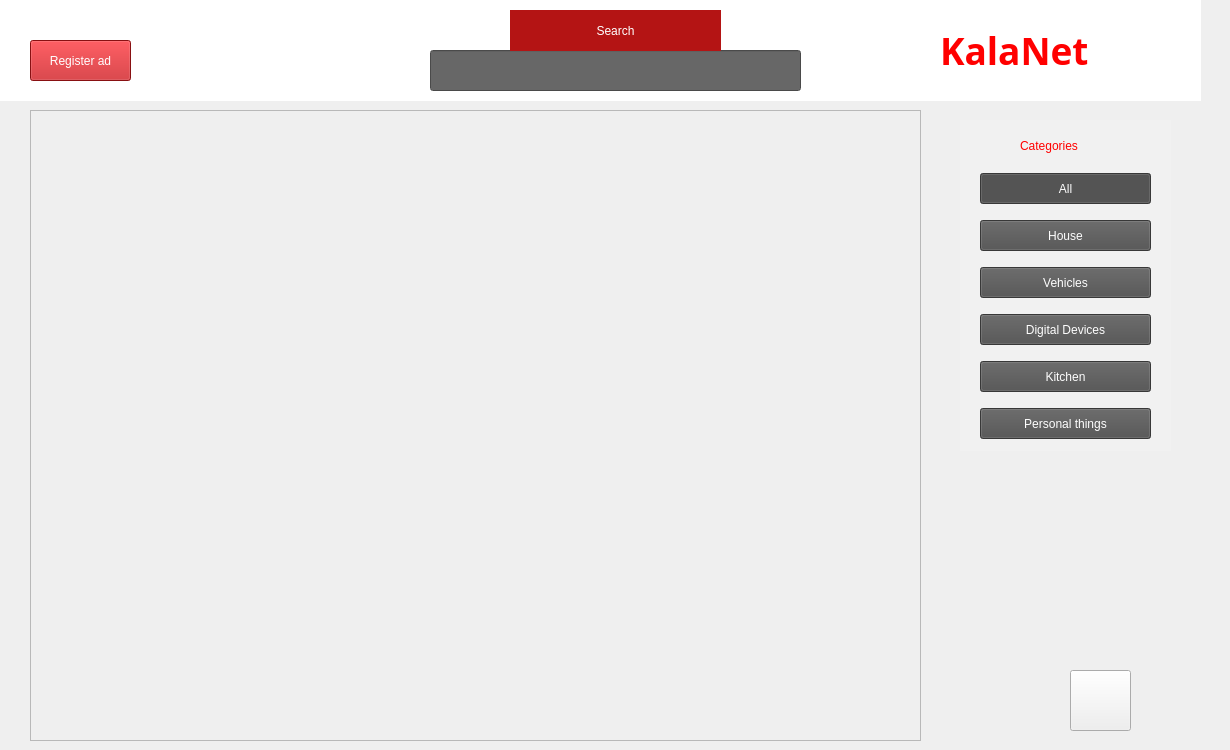
    <widget class="QWidget" name="Store">
     <property name="autoFillBackground">
      <bool>false</bool>
     </property>
     <widget class="QScrollArea" name="scrollArea">
      <property name="geometry">
       <rect>
        <x>30</x>
        <y>110</y>
        <width>891</width>
        <height>631</height>
       </rect>
      </property>
      <property name="autoFillBackground">
       <bool>false</bool>
      </property>
      <property name="widgetResizable">
       <bool>true</bool>
      </property>
      <widget class="QWidget" name="scrollAreaWidgetContents">
       <property name="geometry">
        <rect>
         <x>0</x>
         <y>0</y>
         <width>889</width>
         <height>629</height>
        </rect>
       </property>
      </widget>
     </widget>
     <widget class="QPushButton" name="Vehicles">
      <property name="geometry">
       <rect>
        <x>980</x>
        <y>267</y>
        <width>171</width>
        <height>31</height>
       </rect>
      </property>
      <property name="autoFillBackground">
       <bool>false</bool>
      </property>
      <property name="styleSheet">
       <string notr="true">font: 700 italic 16pt &quot;Sitka Subheading&quot;;
background-color:rgb(79, 79, 79);
color:rgb(254, 254, 254)</string>
      </property>
      <property name="text">
       <string>Vehicles</string>
      </property>
      <property name="checkable">
       <bool>true</bool>
      </property>
      <property name="flat">
       <bool>false</bool>
      </property>
     </widget>
     <widget class="QPushButton" name="Personalthings">
      <property name="geometry">
       <rect>
        <x>980</x>
        <y>408</y>
        <width>171</width>
        <height>31</height>
       </rect>
      </property>
      <property name="cursor">
       <cursorShape>PointingHandCursor</cursorShape>
      </property>
      <property name="layoutDirection">
       <enum>Qt::LayoutDirection::LeftToRight</enum>
      </property>
      <property name="autoFillBackground">
       <bool>false</bool>
      </property>
      <property name="styleSheet">
       <string notr="true">font: 700 italic 16pt &quot;Sitka Subheading&quot;;
background-color:rgb(79, 79, 79);
color:rgb(254, 254, 254)</string>
      </property>
      <property name="text">
       <string>Personal things</string>
      </property>
      <property name="checkable">
       <bool>true</bool>
      </property>
      <property name="flat">
       <bool>false</bool>
      </property>
     </widget>
     <widget class="QPushButton" name="All">
      <property name="geometry">
       <rect>
        <x>980</x>
        <y>173</y>
        <width>171</width>
        <height>31</height>
       </rect>
      </property>
      <property name="autoFillBackground">
       <bool>false</bool>
      </property>
      <property name="styleSheet">
       <string notr="true">font: 700 italic 16pt &quot;Sitka Subheading&quot;;
background-color:rgb(79, 79, 79);
color:rgb(254, 254, 254)</string>
      </property>
      <property name="text">
       <string>All</string>
      </property>
      <property name="checkable">
       <bool>true</bool>
      </property>
      <property name="checked">
       <bool>true</bool>
      </property>
      <property name="flat">
       <bool>false</bool>
      </property>
     </widget>
     <widget class="QPushButton" name="House">
      <property name="geometry">
       <rect>
        <x>980</x>
        <y>220</y>
        <width>171</width>
        <height>31</height>
       </rect>
      </property>
      <property name="sizePolicy">
       <sizepolicy hsizetype="Minimum" vsizetype="Fixed">
        <horstretch>0</horstretch>
        <verstretch>0</verstretch>
       </sizepolicy>
      </property>
      <property name="autoFillBackground">
       <bool>false</bool>
      </property>
      <property name="styleSheet">
       <string notr="true">font: 700 italic 16pt &quot;Sitka Subheading&quot;;
background-color:rgb(79, 79, 79);
color:rgb(254, 254, 254)</string>
      </property>
      <property name="text">
       <string>House</string>
      </property>
      <property name="checkable">
       <bool>true</bool>
      </property>
      <property name="flat">
       <bool>false</bool>
      </property>
     </widget>
     <widget class="QPushButton" name="Kitchen">
      <property name="geometry">
       <rect>
        <x>980</x>
        <y>361</y>
        <width>171</width>
        <height>31</height>
       </rect>
      </property>
      <property name="autoFillBackground">
       <bool>false</bool>
      </property>
      <property name="styleSheet">
       <string notr="true">font: 700 italic 16pt &quot;Sitka Subheading&quot;;
background-color:rgb(79, 79, 79);
color:rgb(254, 254, 254)</string>
      </property>
      <property name="text">
       <string>Kitchen</string>
      </property>
      <property name="checkable">
       <bool>true</bool>
      </property>
      <property name="flat">
       <bool>false</bool>
      </property>
     </widget>
     <widget class="QPushButton" name="DigitalDevices">
      <property name="geometry">
       <rect>
        <x>980</x>
        <y>314</y>
        <width>171</width>
        <height>31</height>
       </rect>
      </property>
      <property name="autoFillBackground">
       <bool>false</bool>
      </property>
      <property name="styleSheet">
       <string notr="true">font: 700 italic 16pt &quot;Sitka Subheading&quot;;
background-color:rgb(79, 79, 79);
color:rgb(254, 254, 254)</string>
      </property>
      <property name="text">
       <string>Digital Devices</string>
      </property>
      <property name="checkable">
       <bool>true</bool>
      </property>
      <property name="flat">
       <bool>false</bool>
      </property>
     </widget>
     <widget class="QLabel" name="label_11">
      <property name="geometry">
       <rect>
        <x>960</x>
        <y>120</y>
        <width>211</width>
        <height>331</height>
       </rect>
      </property>
      <property name="styleSheet">
       <string notr="true">font: 700 14pt &quot;Segoe Print&quot;;
color :rgb(255, 0, 0);
background-color:rgb(241, 241, 241)</string>
      </property>
      <property name="text">
       <string/>
      </property>
     </widget>
     <widget class="QLabel" name="label_6">
      <property name="geometry">
       <rect>
        <x>1020</x>
        <y>130</y>
        <width>111</width>
        <height>31</height>
       </rect>
      </property>
      <property name="styleSheet">
       <string notr="true">font: 700 14pt &quot;Segoe Print&quot;;
color :rgb(255, 0, 0);
background-color:rgb(241, 241, 241)</string>
      </property>
      <property name="text">
       <string>Categories</string>
      </property>
     </widget>
     <widget class="QPushButton" name="pushButton">
      <property name="geometry">
       <rect>
        <x>30</x>
        <y>40</y>
        <width>101</width>
        <height>41</height>
       </rect>
      </property>
      <property name="sizePolicy">
       <sizepolicy hsizetype="Minimum" vsizetype="Fixed">
        <horstretch>0</horstretch>
        <verstretch>0</verstretch>
       </sizepolicy>
      </property>
      <property name="cursor">
       <cursorShape>PointingHandCursor</cursorShape>
      </property>
      <property name="styleSheet">
       <string notr="true">font: 16pt &quot;Arial Narrow&quot;;
background-color:rgb(191, 22, 25);
color:rgb(255,255,255);</string>
      </property>
      <property name="text">
       <string>Register ad</string>
      </property>
      <property name="checkable">
       <bool>false</bool>
      </property>
     </widget>
     <widget class="QPushButton" name="chat_button">
      <property name="geometry">
       <rect>
        <x>150</x>
        <y>30</y>
        <width>51</width>
        <height>51</height>
       </rect>
      </property>
      <property name="cursor">
       <cursorShape>PointingHandCursor</cursorShape>
      </property>
      <property name="text">
       <string/>
      </property>
      <property name="icon">
       <iconset resource="Images.qrc">
        <normaloff>:/Images/ChatPic.png</normaloff>:/Images/ChatPic.png</iconset>
      </property>
      <property name="iconSize">
       <size>
        <width>70</width>
        <height>70</height>
       </size>
      </property>
      <property name="flat">
       <bool>true</bool>
      </property>
     </widget>
     <widget class="QLabel" name="label_8">
      <property name="geometry">
       <rect>
        <x>1120</x>
        <y>10</y>
        <width>71</width>
        <height>81</height>
       </rect>
      </property>
      <property name="text">
       <string/>
      </property>
      <property name="pixmap">
       <pixmap resource="Images.qrc">:/Images/Logo.png</pixmap>
      </property>
     </widget>
     <widget class="QLabel" name="label_7">
      <property name="geometry">
       <rect>
        <x>940</x>
        <y>20</y>
        <width>181</width>
        <height>61</height>
       </rect>
      </property>
      <property name="font">
       <font>
        <family>Unispace</family>
        <pointsize>28</pointsize>
        <bold>true</bold>
       </font>
      </property>
      <property name="autoFillBackground">
       <bool>false</bool>
      </property>
      <property name="styleSheet">
       <string notr="true">color:rgb(255,0,0)</string>
      </property>
      <property name="text">
       <string>KalaNet</string>
      </property>
     </widget>
     <widget class="QLineEdit" name="search_le">
      <property name="geometry">
       <rect>
        <x>430</x>
        <y>50</y>
        <width>371</width>
        <height>41</height>
       </rect>
      </property>
      <property name="styleSheet">
       <string notr="true">background-color:rgb(103, 103, 103)</string>
      </property>
     </widget>
     <widget class="QLabel" name="label_9">
      <property name="geometry">
       <rect>
        <x>510</x>
        <y>10</y>
        <width>211</width>
        <height>41</height>
       </rect>
      </property>
      <property name="styleSheet">
       <string notr="true">font: 12pt &quot;Sultan Underline&quot;;
background-color:rgb(180, 20, 20);
color:rgb(255, 255, 255);
</string>
      </property>
      <property name="text">
       <string>                          Search</string>
      </property>
     </widget>
     <widget class="QPushButton" name="pushButton_2">
      <property name="geometry">
       <rect>
        <x>760</x>
        <y>50</y>
        <width>41</width>
        <height>41</height>
       </rect>
      </property>
      <property name="cursor">
       <cursorShape>PointingHandCursor</cursorShape>
      </property>
      <property name="text">
       <string/>
      </property>
      <property name="icon">
       <iconset resource="Images.qrc">
        <normaloff>:/Images/search.png</normaloff>:/Images/search.png</iconset>
      </property>
      <property name="iconSize">
       <size>
        <width>30</width>
        <height>30</height>
       </size>
      </property>
      <property name="flat">
       <bool>true</bool>
      </property>
     </widget>
     <widget class="QLabel" name="label_10">
      <property name="geometry">
       <rect>
        <x>-20</x>
        <y>0</y>
        <width>1221</width>
        <height>101</height>
       </rect>
      </property>
      <property name="styleSheet">
       <string notr="true">background-color:rgb(255,255,255);</string>
      </property>
      <property name="text">
       <string/>
      </property>
     </widget>
     <widget class="QPushButton" name="profile_button">
      <property name="geometry">
       <rect>
        <x>210</x>
        <y>30</y>
        <width>61</width>
        <height>51</height>
       </rect>
      </property>
      <property name="cursor">
       <cursorShape>PointingHandCursor</cursorShape>
      </property>
      <property name="text">
       <string/>
      </property>
      <property name="icon">
       <iconset resource="Images.qrc">
        <normaloff>:/Images/Profile_Image.png</normaloff>:/Images/Profile_Image.png</iconset>
      </property>
      <property name="iconSize">
       <size>
        <width>50</width>
        <height>50</height>
       </size>
      </property>
      <property name="flat">
       <bool>true</bool>
      </property>
     </widget>
     <widget class="QPushButton" name="basket_button">
      <property name="geometry">
       <rect>
        <x>270</x>
        <y>30</y>
        <width>61</width>
        <height>51</height>
       </rect>
      </property>
      <property name="cursor">
       <cursorShape>PointingHandCursor</cursorShape>
      </property>
      <property name="text">
       <string/>
      </property>
      <property name="icon">
       <iconset resource="Images.qrc">
        <normaloff>:/Images/shopping-cart.png</normaloff>:/Images/shopping-cart.png</iconset>
      </property>
      <property name="iconSize">
       <size>
        <width>50</width>
        <height>50</height>
       </size>
      </property>
      <property name="flat">
       <bool>true</bool>
      </property>
     </widget>
     <widget class="QPushButton" name="logout_button">
      <property name="geometry">
       <rect>
        <x>1070</x>
        <y>670</y>
        <width>61</width>
        <height>61</height>
       </rect>
      </property>
      <property name="cursor">
       <cursorShape>PointingHandCursor</cursorShape>
      </property>
      <property name="text">
       <string/>
      </property>
      <property name="icon">
       <iconset resource="Images.qrc">
        <normaloff>:/Images/logout.png</normaloff>:/Images/logout.png</iconset>
      </property>
      <property name="iconSize">
       <size>
        <width>50</width>
        <height>50</height>
       </size>
      </property>
      <property name="flat">
       <bool>false</bool>
      </property>
     </widget>
     <zorder>label_10</zorder>
     <zorder>label_11</zorder>
     <zorder>scrollArea</zorder>
     <zorder>Vehicles</zorder>
     <zorder>Personalthings</zorder>
     <zorder>All</zorder>
     <zorder>House</zorder>
     <zorder>Kitchen</zorder>
     <zorder>DigitalDevices</zorder>
     <zorder>label_6</zorder>
     <zorder>pushButton</zorder>
     <zorder>chat_button</zorder>
     <zorder>label_8</zorder>
     <zorder>label_7</zorder>
     <zorder>search_le</zorder>
     <zorder>label_9</zorder>
     <zorder>pushButton_2</zorder>
     <zorder>profile_button</zorder>
     <zorder>basket_button</zorder>
     <zorder>logout_button</zorder>
    </widget>
